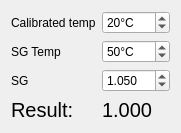
<?xml version="1.0" encoding="UTF-8"?>
<ui version="4.0">
 <class>HydrometerCorrectionWidget</class>
 <widget class="QWidget" name="HydrometerCorrectionWidget">
  <property name="windowModality">
   <enum>Qt::ApplicationModal</enum>
  </property>
  <property name="geometry">
   <rect>
    <x>0</x>
    <y>0</y>
    <width>181</width>
    <height>115</height>
   </rect>
  </property>
  <property name="windowTitle">
   <string>Hydrometer correction</string>
  </property>
  <layout class="QVBoxLayout" name="verticalLayout">
   <item>
    <layout class="QFormLayout" name="formLayout">
     <item row="2" column="0">
      <widget class="QLabel" name="label_3">
       <property name="text">
        <string>SG</string>
       </property>
      </widget>
     </item>
     <item row="2" column="1">
      <widget class="QDoubleSpinBox" name="dspnSg">
       <property name="decimals">
        <number>3</number>
       </property>
       <property name="minimum">
        <double>1.000000000000000</double>
       </property>
       <property name="maximum">
        <double>1.999000000000000</double>
       </property>
       <property name="singleStep">
        <double>0.001000000000000</double>
       </property>
       <property name="value">
        <double>1.050000000000000</double>
       </property>
      </widget>
     </item>
     <item row="1" column="0">
      <widget class="QLabel" name="label">
       <property name="text">
        <string>SG Temp</string>
       </property>
      </widget>
     </item>
     <item row="1" column="1">
      <widget class="QSpinBox" name="spnSgTemp">
       <property name="suffix">
        <string>°C</string>
       </property>
       <property name="value">
        <number>50</number>
       </property>
      </widget>
     </item>
     <item row="0" column="0">
      <widget class="QLabel" name="label_2">
       <property name="text">
        <string>Calibrated temp</string>
       </property>
      </widget>
     </item>
     <item row="0" column="1">
      <widget class="QSpinBox" name="spnCalTemp">
       <property name="suffix">
        <string>°C</string>
       </property>
       <property name="value">
        <number>20</number>
       </property>
      </widget>
     </item>
     <item row="3" column="0">
      <widget class="QLabel" name="label_4">
       <property name="font">
        <font>
         <pointsize>15</pointsize>
        </font>
       </property>
       <property name="text">
        <string>Result:</string>
       </property>
      </widget>
     </item>
     <item row="3" column="1">
      <widget class="QLabel" name="lblResult">
       <property name="font">
        <font>
         <pointsize>15</pointsize>
        </font>
       </property>
       <property name="text">
        <string>1.000</string>
       </property>
      </widget>
     </item>
    </layout>
   </item>
  </layout>
 </widget>
 <resources/>
 <connections/>
</ui>
